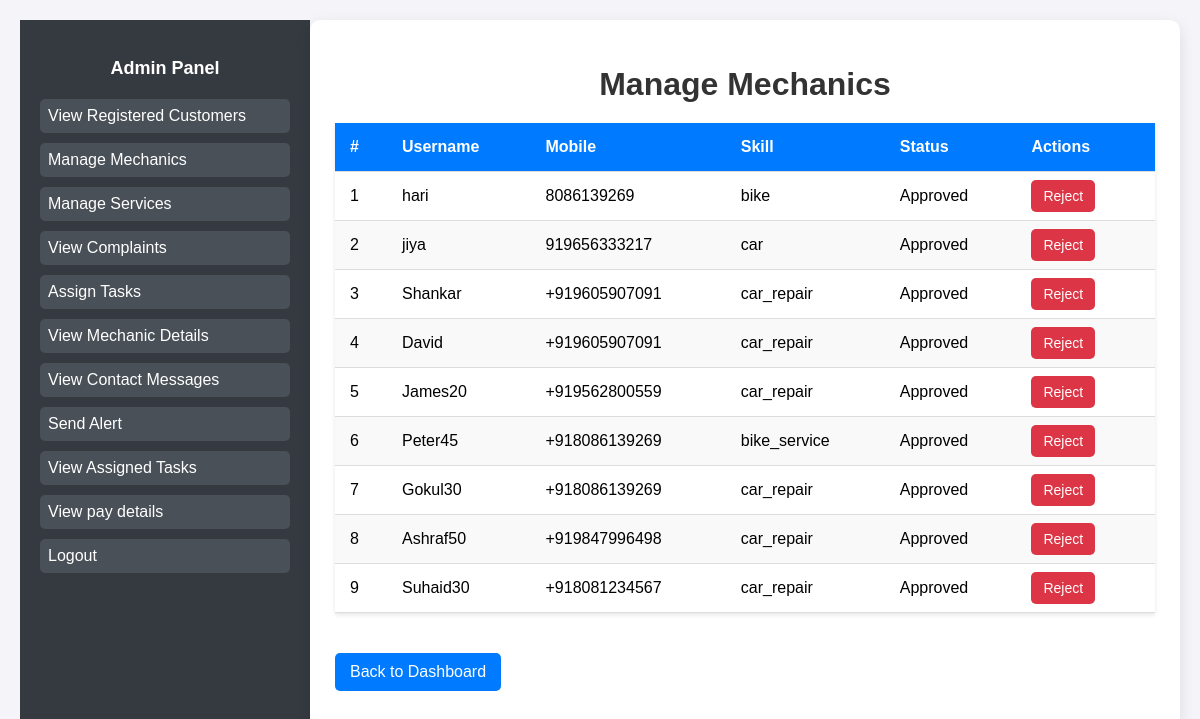
The app's page /manage_mechanic/ (signed in) with its own data.
### Home/models.py (models this page shows, shortened)
class Mechanic(models.Model):
    user = models.OneToOneField(User, on_delete=models.CASCADE)
    mobile = models.CharField(max_length=15)
    skill = models.CharField(max_length=100)
    status = models.BooleanField(default=False)  # Approval status by admin

### Home/views.py (the view)
# urls.py: path('manage_mechanic/', views.manage_mechanic, name='manage_mechanic'),
@login_required
@user_passes_test(lambda u: u.is_superuser)
def manage_mechanic(request):
    mechanics = Mechanic.objects.all()
    if 'approve' in request.GET:
        mechanic_id = request.GET.get('approve')
        mechanic = get_object_or_404(Mechanic, id=mechanic_id)
        mechanic.status = True
        mechanic.save()
        return redirect('manage_mechanic')  # Reload the page after approval
    if 'reject' in request.GET:
        mechanic_id = request.GET.get('reject')
        mechanic = get_object_or_404(Mechanic, id=mechanic_id)
        mechanic.delete()
        return redirect('manage_mechanic')  # Reload the page after rejection
    return render(request, 'manage_mechanic.html', {'mechanics': mechanics})

### templates/manage_mechanic.html (shortened to what this page needs)
{% extends 'base_admin.html' %}
{% block content %}
<!DOCTYPE html>
<html lang="en">
<head>
</head>
<body>
    <h1>Manage Mechanics</h1>
    <table>
        <thead>
            <tr>
                <th>#</th>
                <th>Username</th>
                <th>Mobile</th>
                <th>Skill</th>
                <th>Status</th>
                <th>Actions</th>
            </tr>
        </thead>
        <tbody>
            {% for mechanic in mechanics %}
            <tr>
                <td>{{ forloop.counter }}</td>
                <td>{{ mechanic.user.username }}</td>
                <td>{{ mechanic.mobile }}</td>
                <td>{{ mechanic.skill }}</td>
                <td>
                    {% if mechanic.status %}
                        Approved
                    {% else %}
                        Pending
                    {% endif %}
                </td>
                <td class="actions">
                    <a href="{% url 'reject_mechanic' mechanic.id %}" class="reject">Reject</a>
                </td>
            </tr>
            {% empty %}
            <tr>
                <td colspan="6" style="text-align: center; color: #666;">No mechanics available.</td>
            </tr>
            {% endfor %}
        </tbody>
    </table>
    <a href="{% url 'admin_dashboard' %}" class="back-link">Back to Dashboard</a>
</body>
</html>
{% endblock %}

### templates/manage_mechanic.html (style rules this page uses)
body { font-family: Arial, sans-serif; margin: 0; padding: 20px; background-color: #f4f4f9; }
h1 { color: #333; text-align: center; margin-bottom: 20px; }
table { width: 100%; border-collapse: collapse; margin: 20px auto; background-color: white; box-shadow: 0 2px 4px rgba(0, 0, 0, 0.1); }
th, td { padding: 15px; text-align: left; border-bottom: 1px solid #ddd; }
th { background-color: #007bff; color: white; font-weight: bold; }
tr:nth-child(even) { background-color: #f9f9f9; }
.actions a { text-decoration: none; font-size: 14px; margin-right: 10px; padding: 8px 12px; border-radius: 5px; transition: 0.3s ease; }
.reject { background-color: #dc3545; color: white; }
.back-link { display: inline-block; margin: 20px 0; padding: 10px 15px; background-color: #007bff; color: white; text-decoration: none; border-radius: 5px; text-align: center; }

### records on screen
Mechanic: user.username "hari", mobile "8086139269", skill "bike", status "Approved"
Mechanic: user.username "jiya", mobile "919656333217", skill "car", status "Approved"
Mechanic: user.username "Shankar", mobile "+919605907091", skill "car_repair", status "Approved"
Mechanic: user.username "David", mobile "+919605907091", skill "car_repair", status "Approved"
Mechanic: user.username "James20", mobile "+919562800559", skill "car_repair", status "Approved"
Mechanic: user.username "Peter45", mobile "+918086139269", skill "bike_service", status "Approved"
Mechanic: user.username "Gokul30", mobile "+918086139269", skill "car_repair", status "Approved"
Mechanic: user.username "Ashraf50", mobile "+919847996498", skill "car_repair", status "Approved"
Mechanic: user.username "Suhaid30", mobile "+918081234567", skill "car_repair", status "Approved"
